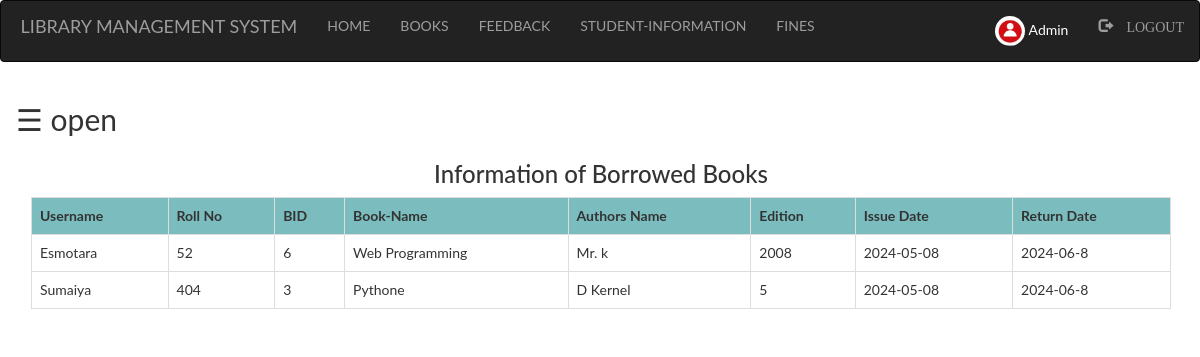
Screenshot of /admin/issue_info.php (signed in) with the database file from the repository.
### tables this page shows
CREATE TABLE `student` (
  `first` varchar(100) NOT NULL,
  `last` varchar(100) NOT NULL,
  `username` varchar(100) NOT NULL,
  `password` varchar(255) NOT NULL,
  `roll` int(100) NOT NULL,
  `email` varchar(100) NOT NULL,
  `contact` int(100) NOT NULL,
  `pic` varchar(100) NOT NULL
);

CREATE TABLE `books` (
  `bid` int(100) NOT NULL,
  `name` varchar(100) NOT NULL,
  `authors` varchar(100) NOT NULL,
  `edition` int(100) NOT NULL,
  `status` varchar(100) NOT NULL,
  `quantity` int(100) NOT NULL,
  `department` varchar(100) NOT NULL
);

CREATE TABLE `issue_book` (
  `username` varchar(100) NOT NULL,
  `bid` int(100) NOT NULL,
  `approve` varchar(100) NOT NULL,
  `issue` varchar(100) NOT NULL,
  `return` varchar(100) NOT NULL
);

### admin/issue_info.php (the view, shortened to what this page needs)
<?php
include "navbar.php";
?>
<!DOCTYPE html>
<html>
<head>
</head>
<body>
  <div id="main">
    <span style="font-size:30px; cursor:pointer" onclick="openNav()">&#9776; open</span>
    <div class="container">
      <h3 style="text-align: center;">Information of Borrowed Books</h3>
      <?php
      if (isset($_SESSION['login_user'])) {
        $sql = "SELECT student.username, roll, books.bid, name, authors, edition, issue, issue_book.`return`
                FROM student
                INNER JOIN issue_book ON student.username = issue_book.username
                INNER JOIN books ON issue_book.bid = books.bid
                WHERE issue_book.approve = 'Yes'
                ORDER BY issue_book.`return` ASC";
        $res = mysqli_query($db, $sql);
        echo "<table class='table table-bordered table-hover'>";
        echo "<tr style='background-color: #6db6b9e6;'>";
        echo "<th>Username</th>";
        echo "<th>Roll No</th>";
        echo "<th>BID</th>";
        echo "<th>Book-Name</th>";
        echo "<th>Authors Name</th>";
        echo "<th>Edition</th>";
        echo "<th>Issue Date</th>";
        echo "<th>Return Date</th>";
        echo "</tr>";
        while ($row = mysqli_fetch_assoc($res)) {
          echo "<tr>";
          echo "<td>" . $row['username'] . "</td>";
          echo "<td>" . $row['roll'] . "</td>";
          echo "<td>" . $row['bid'] . "</td>";
          echo "<td>" . $row['name'] . "</td>";
          echo "<td>" . $row['authors'] . "</td>";
          echo "<td>" . $row['edition'] . "</td>";
          echo "<td>" . $row['issue'] . "</td>";
          echo "<td>" . $row['return'] . "</td>";
          echo "</tr>";
        }
        echo "</table>";
      }
      ?>
    </div>
  </div>
</body>
</html>

### admin/style.css (style rules this page uses)
html, body, div, span, object, iframe, h1, h2, h3, h4, h5, h6, p, blockquote, pre, abbr, address, cite, code, del, dfn, em, img, ins, kbd, q, samp, small, strong, sub, sup, var, b, i, dl, dt, dd, ol, ul, li, fieldset, form, label, legend, table, caption, tbody, tfoot, thead, tr, th, td, article, aside, canvas, details, figcaption, figure, footer, header, hgroup, menu, nav, section, summary, time, mark, audio, video { margin:0; padding:0; border:0; outline:0; font-size:100%; vertical-align:baseline; background:transparent; }
body { line-height:1; }
table { border-collapse:collapse; border-spacing:0; }

### admin/issue_info.php (style rules this page uses)
body { background-image: url("images/aa.jpg"); background-repeat: no-repeat; font-family: "Lato", sans-serif; transition: background-color .5s; }
#main { transition: margin-left .5s; padding: 16px; }

### rows the page displays
student: username "Esmotara", roll "52", books.bid "6", books.name "Web Programming", books.authors "Mr. k", books.edition "2008", issue_book.issue "2024-05-08", issue_book.return "2024-06-8"
student: username "Sumaiya", roll "404", books.bid "3", books.name "Pythone", books.authors "D Kernel", books.edition "5", issue_book.issue "2024-05-08", issue_book.return "2024-06-8"

### other values shown
$_SESSION['login_user'] "Admin"
